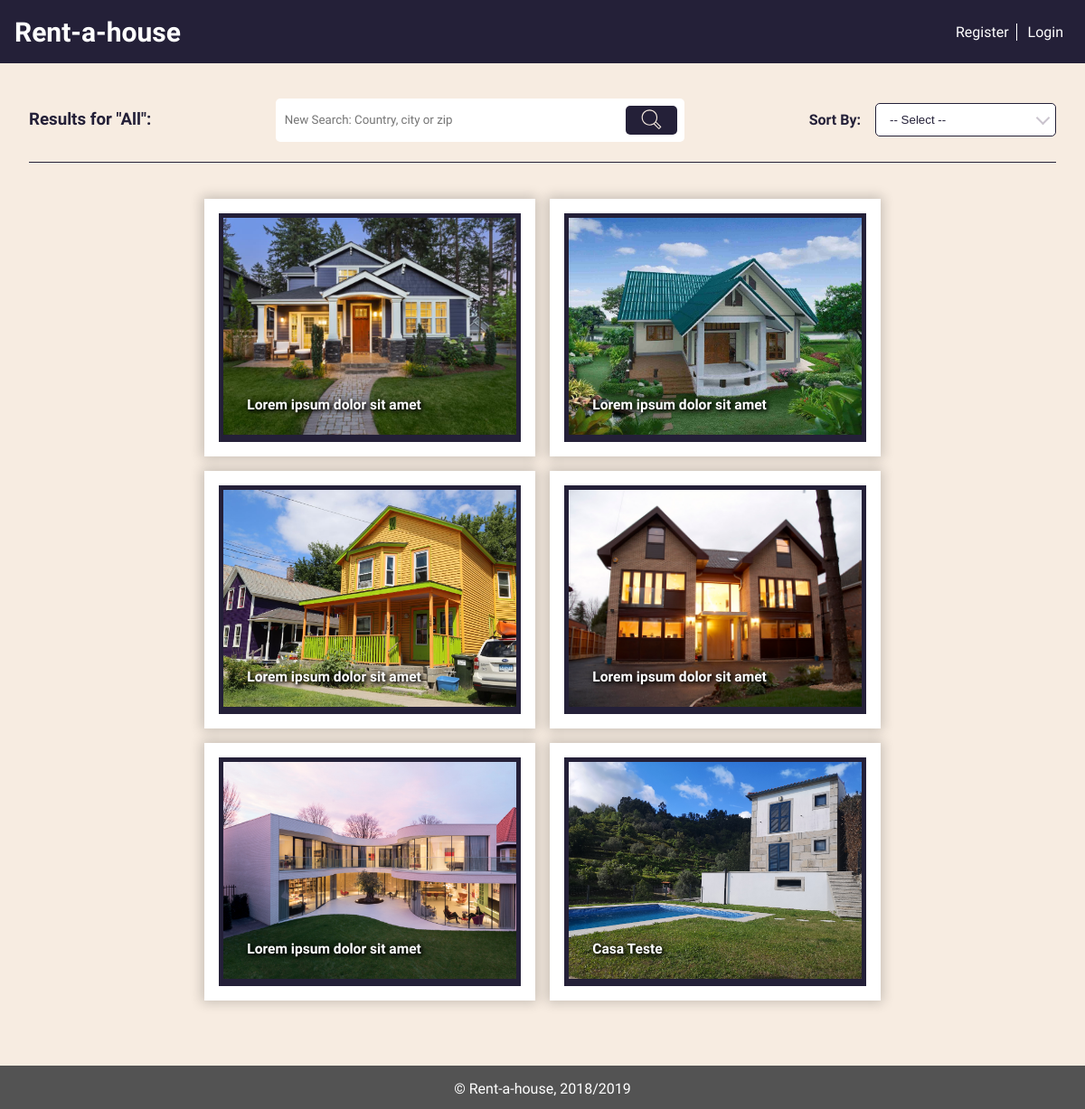
The page /pages/results.php on the database its author committed.
### tables this page shows
CREATE TABLE house (
  id INTEGER PRIMARY KEY AUTOINCREMENT,
  type VARCHAR,
  room INTEGER,
  bathroom INTEGER,
  price DOUBLE,
  published DATE,
  address VARCHAR, 
  location VARCHAR,
  state VARCHAR,
  postCode VARCHAR,  
  description VARCHAR,
  title VARCHAR,
  owner VARCHAR REFERENCES user
);

CREATE TABLE houseimages (
  id INTEGER PRIMARY KEY AUTOINCREMENT,
  houseID integer REFERENCES house,
  image VARCHAR
);

### database/db_utils.php (called while the page is built, shortened)
<?php
    include_once('connection.php');
    function loadAllRental(){
        global $db;
        $stmt = $db->prepare("SELECT * FROM house");
        $stmt->execute();
        return $stmt->fetchAll();
    }
    function getHouseImages($houseID){
        global $db;
        $stmt = $db->prepare("SELECT * FROM houseimages  WHERE houseID = '".$houseID."'");
        $stmt->execute();
        $aux = $stmt->fetchAll();
        return $aux;
    }
?>

### pages/results.php (the view, shortened to what this page needs)
<?php
    include_once('../templates/templates.php');
    include_once('../database/db_utils.php');
    if(isset($_GET['search'])){
        $search = $_GET['search'];
        $search_flag = true;
    }
    else {
        $search = "All";
    }
    $result = loadAllRental();
?>
<section id="results">
    <div class="results-header">
        <div>
            <h3>Results for "<?php echo $search; ?>":</h3>
        </div>
        <nav id="search" style="background: none; margin-bottom: 15px;">
            <form action="results.php" method="get">
                <input type="search" name="search" placeholder="New Search: Country, city or zip">
                <button type="submit">
                </button>
            </form>
        </nav>
        <div class="sort-by">
            <h4>Sort By:</h4>
            <select class="sort-by-select" required onchange="sortBy(this.value)" >
                <option value="" disabled selected hidden>-- Select --</option>
            </select>
            <div class="sort-by-arrow"></div>
        </div>
    </div>
    <div class="results-wrapper">
    <?php
        for($i=0; $i<sizeof($result); ++$i){
            $item = $result[$i];
            $images = getHouseImages($item['id']);
    ?>
        <div class="house-item" id="<?php echo $i+1;?>">
            <form action="house.php">
                <button class="utils-btn" type="submit">
                    <img src="../images/houses/<?php echo $images[0]['image'];?>" alt="HouseExampleImg">
                    <h3><?php echo $item['title']; ?></h3>
                </button>
            </form>
        </div>
    <?php } ?>
    </div>
</section>

### css/style.css (style rules this page uses)
:root { --main-color-1: #242038; --main-color-2: #725AC1; --main-color-3: #8D86C9; --main-color-4: #CAC4CE; --main-color-5: #F7ECE1; --main-color-6: white; --main-color-7: rgba(0,0,0,.2); --main-color-8: black; --main-color-9: rgb(83, 83, 83); --error: rgb(245, 89, 71); --success: rgb(75,181,67); }
html { margin: 0; padding: 0; width: 100%; }
body { display: flex; flex-direction: column; font-family: 'Exo 2', sans-serif; background-color: var(--main-color-5); color: var(--main-color-1); margin: 0; padding: 0; min-height: 100vh; width: 100%; }
#search { display: flex; flex: auto; background-image: url(../images/background/background2.jpeg); background-position: center; background-repeat: no-repeat; background-size: cover; }
#search form { width: 60%; height: 2em; display: flex; padding: 0.5em; background-color: white; margin: auto; border-radius: 5px; }
#search input { width: 100%; border: 0; margin-right: 0.5em; font-family: 'Exo 2', sans-serif; }
#search button { display: flex; width: 15%; border-radius: 5px; background: var(--main-color-1); border: none; cursor: pointer; transition: 0.5s; }
#search svg { margin-left: 0.5em; min-height: 1.5em; min-width: 1.5em; height: 2em; width: 2em; margin: auto; fill: var(--main-color-5); }
#results { padding: 2em; flex: auto; }
.results-wrapper { display: flex; flex-wrap: wrap; align-items: center; justify-content: center; margin: 2em 0; }
.house-item { padding: 1em; color: var(--main-color-1); background-color:var(--main-color-6); box-shadow: 0 0 0.8rem 0.2rem var(--main-color-7); margin: 0.5em; }
.utils-btn { background-color:var(--main-color-1); display:inline-block; cursor:pointer; color:var(--main-color-6); font-weight:bold; padding: 5px; text-decoration:none; border: none; transition: background-color 0.5s; position: relative; }
.utils-btn img { width: 27vw; min-width: 270px; height: 20vw; min-height: 200px; object-fit: cover; transition: 0.5s; }
.utils-btn h3 { position: absolute; font-family: 'Exo 2', sans-serif; color: white; text-shadow: 2px 2px 4px black, 0px 0px 6px black; margin: 2em; bottom: 0; left: 0; transition: 0.5s; }
.results-header { display: flex; grid-template-columns: auto auto; border-bottom: 1px solid var(--main-color-1); }
.sort-by { position: relative; display: flex; margin-left: auto; margin-bottom: 15px; }
.sort-by h4 { margin-right: 1em; }
.sort-by-select { margin: auto; font-family: 'Arial'; display: inline-block; width: 15em; cursor: pointer; padding: 10px 15px; outline: 0; border: 1px solid var(--main-color-1); border-radius: 5px; background: var(--main-color-6); color: var(--main-color-1); appearance: none; -webkit-appearance: none; -moz-appearance: none; }
.sort-by-arrow { position: absolute; top: 23px; right: 9px; width: 3px; height: 3px; border: solid var(--main-color-4); border-width: 0 2px 2px 0; display: inline-block; padding: 3px; transform: rotate(45deg); -webkit-transform: rotate(45deg); }

### rows shown on the page
house: houseimages.image (picture), title "Lorem ipsum dolor sit amet"
house: houseimages.image (picture), title "Lorem ipsum dolor sit amet"
house: houseimages.image (picture), title "Lorem ipsum dolor sit amet"
house: houseimages.image (picture), title "Lorem ipsum dolor sit amet"
house: houseimages.image (picture), title "Lorem ipsum dolor sit amet"
house: houseimages.image (picture), title "Casa Teste"

### other values the page prints
$search "All"
